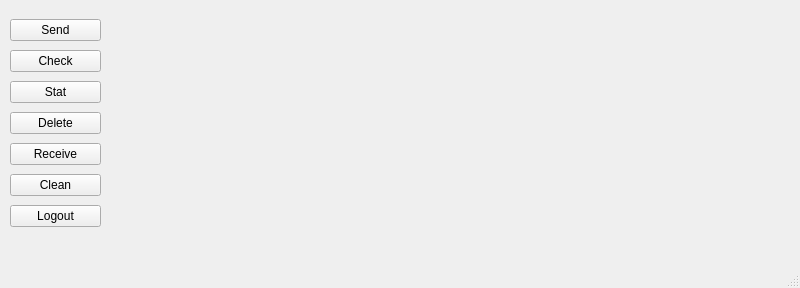
<?xml version="1.0" encoding="UTF-8"?>
<ui version="4.0">
 <class>CommandWindow</class>
 <widget class="QMainWindow" name="CommandWindow">
  <property name="geometry">
   <rect>
    <x>0</x>
    <y>0</y>
    <width>800</width>
    <height>288</height>
   </rect>
  </property>
  <property name="windowTitle">
   <string>MainWindow</string>
  </property>
  <widget class="QWidget" name="centralwidget">
   <widget class="QWidget" name="verticalLayoutWidget">
    <property name="geometry">
     <rect>
      <x>10</x>
      <y>10</y>
      <width>91</width>
      <height>231</height>
     </rect>
    </property>
    <layout class="QVBoxLayout" name="buttonsLayout">
     <property name="spacing">
      <number>0</number>
     </property>
     <property name="sizeConstraint">
      <enum>QLayout::SetDefaultConstraint</enum>
     </property>
     <item>
      <widget class="QPushButton" name="sendButton">
       <property name="text">
        <string>Send</string>
       </property>
      </widget>
     </item>
     <item>
      <widget class="QPushButton" name="checkButton">
       <property name="text">
        <string>Check</string>
       </property>
      </widget>
     </item>
     <item>
      <widget class="QPushButton" name="statButton">
       <property name="text">
        <string>Stat</string>
       </property>
      </widget>
     </item>
     <item>
      <widget class="QPushButton" name="deleteButton">
       <property name="text">
        <string>Delete</string>
       </property>
      </widget>
     </item>
     <item>
      <widget class="QPushButton" name="receiveButton">
       <property name="text">
        <string>Receive</string>
       </property>
      </widget>
     </item>
     <item>
      <widget class="QPushButton" name="cleanButton">
       <property name="text">
        <string>Clean</string>
       </property>
      </widget>
     </item>
     <item>
      <widget class="QPushButton" name="logoutButton">
       <property name="text">
        <string>Logout</string>
       </property>
      </widget>
     </item>
    </layout>
   </widget>
   <widget class="QWidget" name="verticalLayoutWidget_2">
    <property name="geometry">
     <rect>
      <x>110</x>
      <y>10</y>
      <width>661</width>
      <height>231</height>
     </rect>
    </property>
    <layout class="QVBoxLayout" name="textLayout"/>
   </widget>
  </widget>
  <widget class="QMenuBar" name="menubar">
   <property name="geometry">
    <rect>
     <x>0</x>
     <y>0</y>
     <width>800</width>
     <height>18</height>
    </rect>
   </property>
  </widget>
  <widget class="QStatusBar" name="statusbar"/>
 </widget>
 <resources/>
 <connections/>
</ui>
